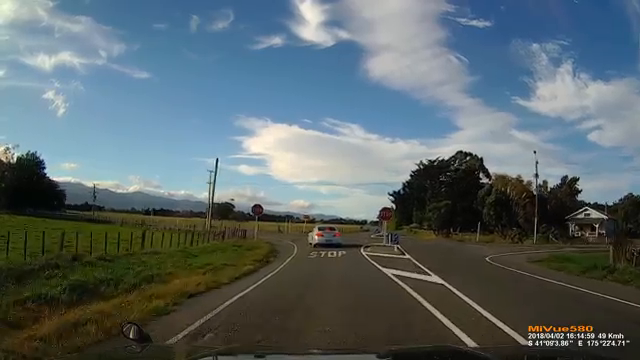
#> input picture frame 131 of Stop_Sign_Detection/Stop_Sign_Detection_Video.mp4, 640 x 360 px
$ python Stop_Sign_Detection.py
#> lines starting #> are read from the running program, lines starting #| are printed output that depends on the picture; after the words box and inside, x2 and y2 are one past the last pixel; in counts of white or black regions, pixels touching at a corner belong together
import cv2
import numpy as np


stop_sign_xml = cv2.CascadeClassifier('stop_sign.xml') #Create stop sign classifier

cap = cv2.VideoCapture("Stop_Sign_Detection_Video.mp4") #Test video

while True:
    ret, img = cap.read() #Read the first frame
#> img is the input picture: shape (360, 640, 3); mean B, G, R 106, 102.9, 90.2
    gray = cv2.cvtColor(img, cv2.COLOR_BGR2GRAY)
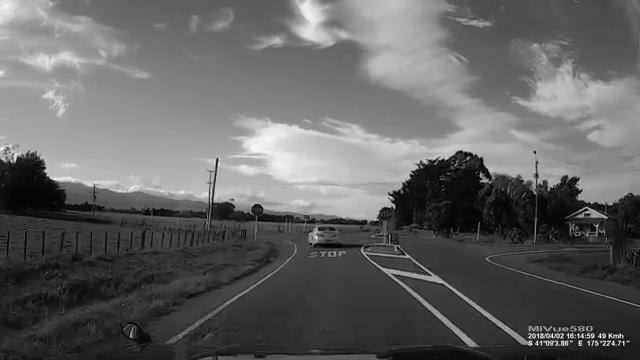
#> gray: shape (360, 640); min 0, max 255, mean 99.4
    Detect_Stop_Sign = stop_sign_xml.detectMultiScale(gray, 1.3, 5) #Pass the frame to our body classifier
#> Detect_Stop_Sign = ()

    for(x,y,w,h) in Detect_Stop_Sign:
        cv2.rectangle(img,(x,y),(x+w,y+h),(255,0,0),2) #Draw a rectangle around detected stop sign
        print("Stop Sign Detected")
#> this loop made 0 passes

    cv2.imshow("Stop Sign Detection", img)
    key = cv2.waitKey(30)
#> (key q is pressed here)
    if key == ord('q'): #Close the app on press of the button 'q'
        cap.release()
        cv2.destroyAllWindows()
        break

$ run again, starting later in the video
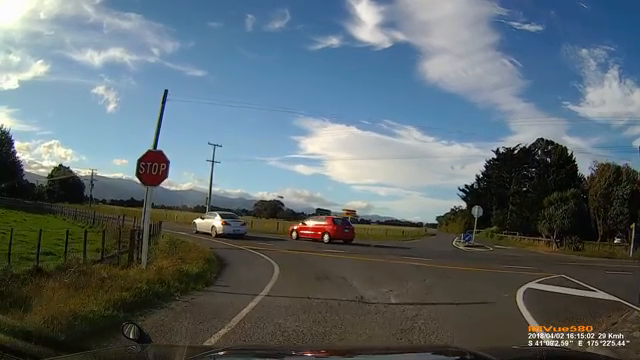
#> input picture frame 593 of Stop_Sign_Detection/Stop_Sign_Detection_Video.mp4, 640 x 360 px
#> img is the input picture: shape (360, 640, 3); mean B, G, R 108.9, 104.4, 93.1
#> `gray = cv2.cvtColor(img, cv2.COLOR_BGR2GRAY)`:
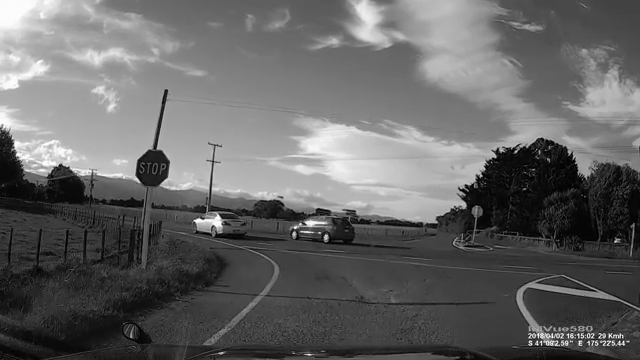
#> gray: shape (360, 640); min 0, max 255, mean 101.5
#> Detect_Stop_Sign = [[126, 142, 51, 51]]
#> the loop `for(x,y,w,h) in Detect_Stop_Sign:` made 1 pass
#> (printed output is left out)
#> after the loop `for(x,y,w,h) in Detect_Stop_Sign:`:
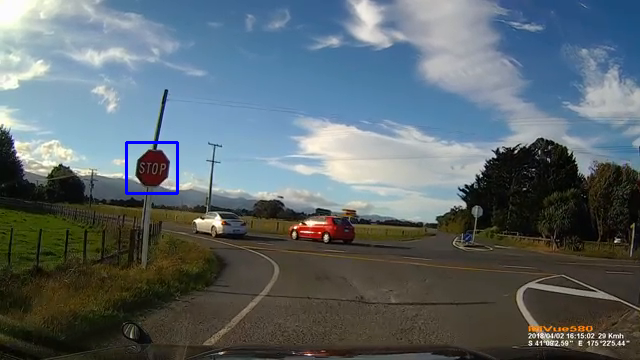
#> img: shape (360, 640, 3); 0.26% of pixels changed, all inside (x1, y1, x2, y2) = (125, 141, 179, 195)

$ run again, starting later in the video
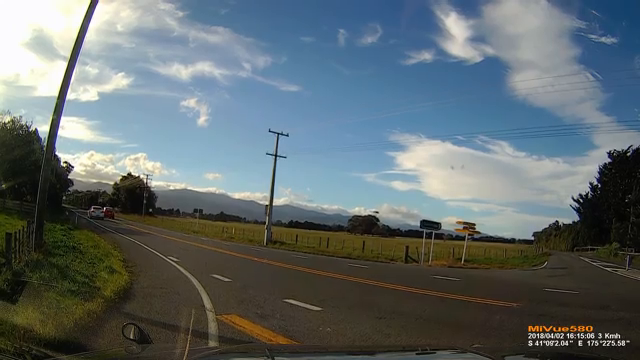
#> input picture frame 1054 of Stop_Sign_Detection/Stop_Sign_Detection_Video.mp4, 640 x 360 px
#> img is the input picture: shape (360, 640, 3); mean B, G, R 109.8, 107.3, 97
#> `gray = cv2.cvtColor(img, cv2.COLOR_BGR2GRAY)`:
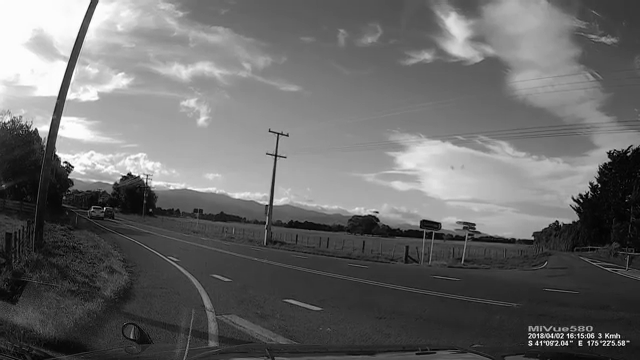
#> gray: shape (360, 640); min 0, max 255, mean 104.5
#> Detect_Stop_Sign = ()
